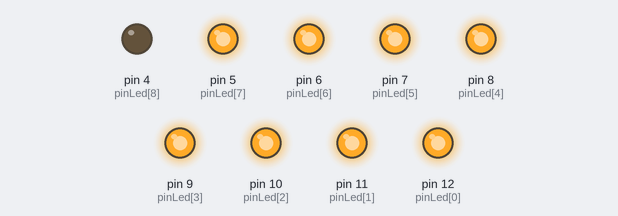
Bench run of a sketch on a simulated Arduino Uno, built with avr-gcc and run on an emulated ATmega328P. Shown: output pins drawn as LEDs (lit = HIGH).

Above: at 0.11 s.
At 0.51 s:
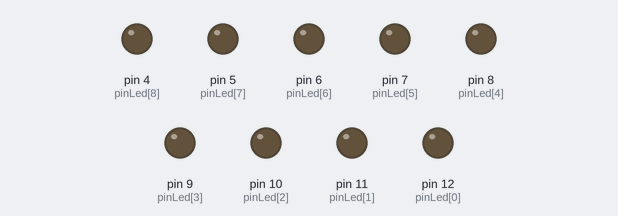
At 0.85 s:
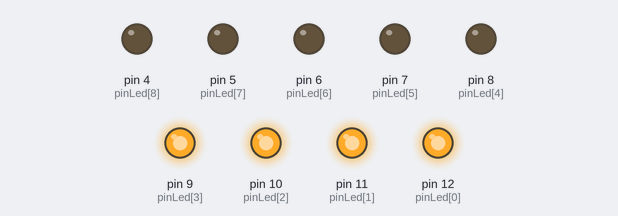
At 1.54 s:
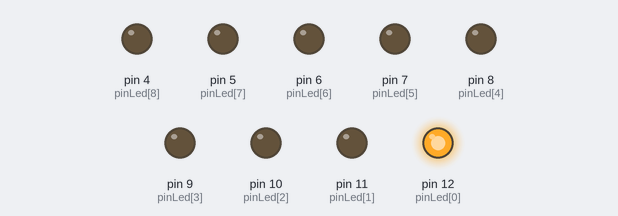
At 2.32 s:
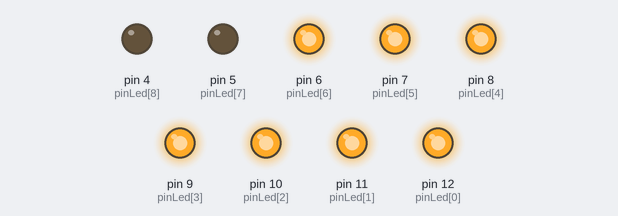
At 2.96 s:
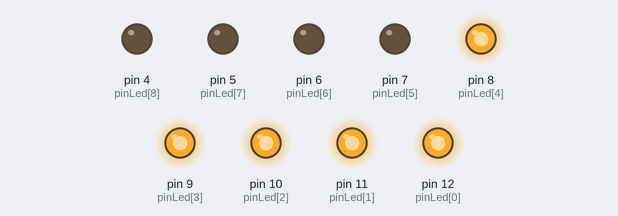
Timing chart, 0 to 3.3 s (numbered marks = the images above):
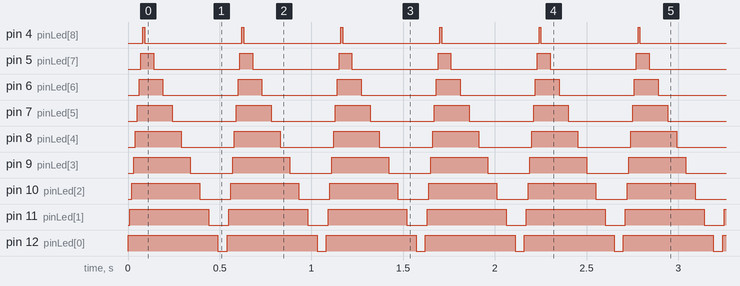

Measured:
- by itself, pin 4 (pinLed[8]): alternates HIGH for 0.01 s and LOW for 0.53 s
- by itself, pin 5 (pinLed[7]): alternates HIGH for 0.07 s and LOW for 0.47 s
- by itself, pin 6 (pinLed[6]): alternates HIGH for 0.13 s and LOW for 0.41 s
- by itself, pin 7 (pinLed[5]): alternates HIGH for 0.19 s and LOW for 0.35 s
- by itself, pin 8 (pinLed[4]): alternates HIGH for 0.25 s and LOW for 0.29 s
- by itself, pin 9 (pinLed[3]): alternates HIGH for 0.31 s and LOW for 0.23 s
- by itself, pin 10 (pinLed[2]): alternates HIGH for 0.37 s and LOW for 0.17 s
- by itself, pin 11 (pinLed[1]): alternates HIGH for 0.43 s and LOW for 0.11 s

The sketch:

usando_for_9_Leds.ino
```cpp
int pinLed[9]= {12,11,10,9,8,7,6,5,4};
int numeroLed;

void setup() {
  // put your setup code here, to run once:

int x;

  for(x = 0; x <= 8; x++){
    pinMode(pinLed[x], OUTPUT);
  }
}

void loop() {
  // put your main code here, to run repeatedly:

for(numeroLed = 0; numeroLed <= 8; numeroLed = numeroLed + 1){
  digitalWrite(pinLed[numeroLed], HIGH);
  delay(10);
}

for(numeroLed=8; numeroLed>=0; numeroLed=numeroLed-1){
  digitalWrite(pinLed[numeroLed], LOW);
  delay(50);
}

}
```
